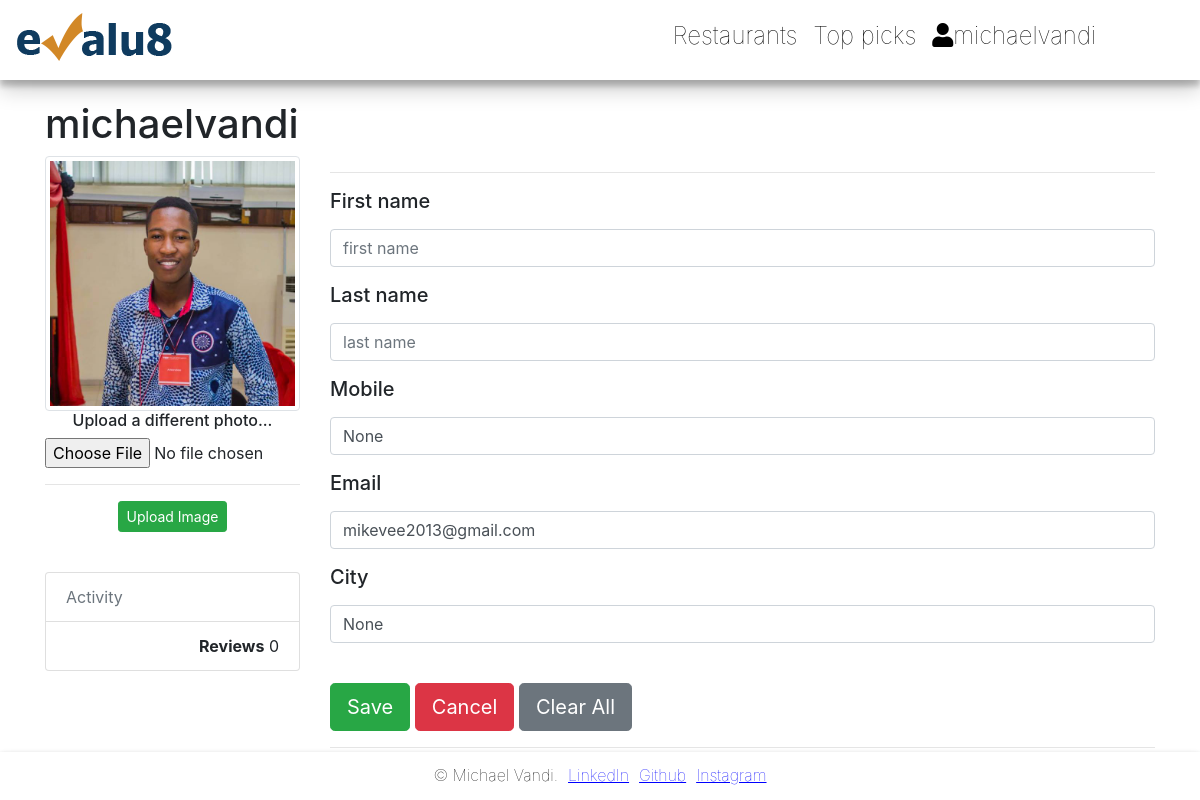
The page /profile/ (signed in) on the database as committed earlier.
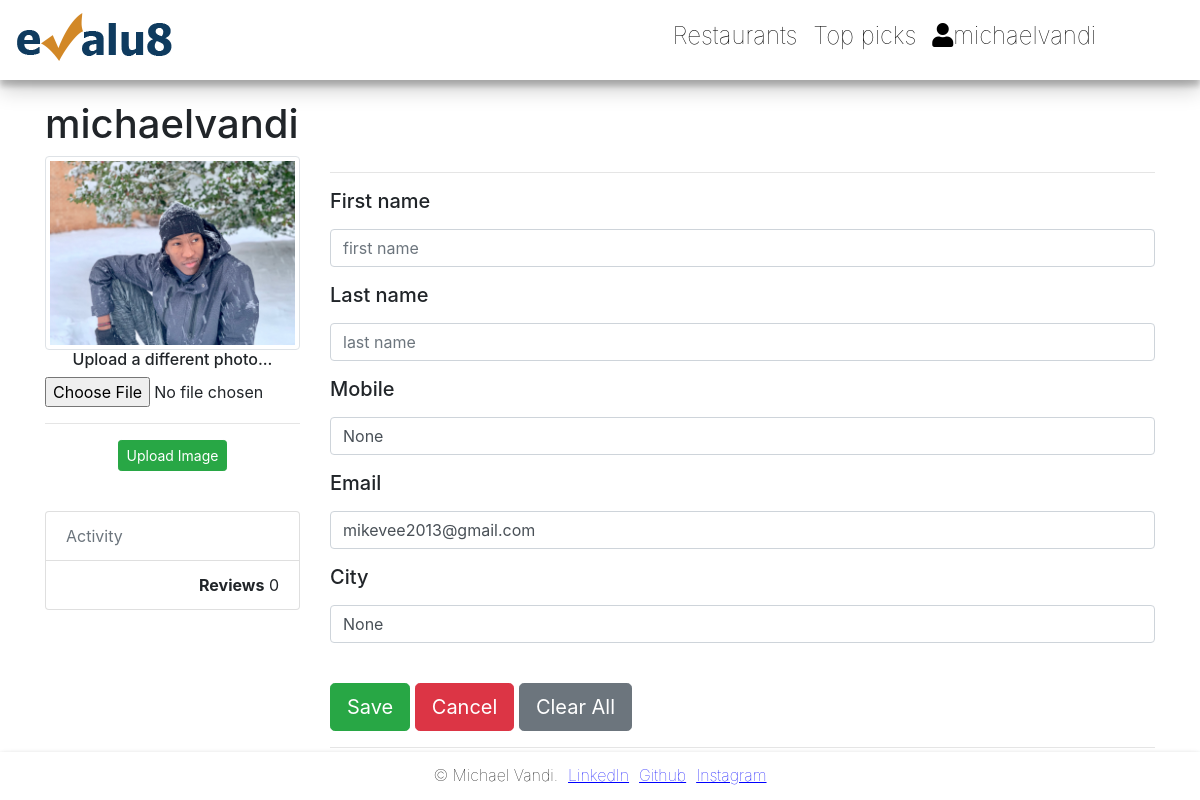
The same page on the database as committed later.
### index/models.py (models this page shows, shortened)
class UserProfile(models.Model):
    image = models.ImageField(default = 'avatar.png', null= True, blank=True)
    city = models.CharField(max_length = 84, null = True, default = "")
    mobile = models.CharField(max_length = 84, null = True, default = "")
    username =models.CharField(max_length = 83, null = False, primary_key = True)

### index/views.py (the view, shortened to what this page needs)
# urls.py: path("profile/", views.profile_view, name="profile"),
@csrf_exempt
def profile_view(request):
    username = request.user.username
    profile = UserProfile.objects.get(username=username)
    context ={
        "user": request.user,
        "profile": profile,
    }
    return render(request, "profile.html", context)

### index/templates/profile.html (shortened to what this page needs)
{% extends 'index_base.html' %}
{% block content %}
<div class="container bootstrap snippet" style="margin-top: 100px; margin-bottom: 30px;">
    <div class="row">
  		<div class="col-sm-10"><h1 id="usernameText">{{user.username}}</h1></div>
    </div>
    <div class="row">
  		<div class="col-sm-3">
      <div class="text-center">
        <form class ="form" action="{% url 'profile' %}" method="post" enctype="multipart/form-data">
            <img src="{{profile.image.url}}" class="avatar img-circle img-thumbnail" alt="avatar">
            <h6>Upload a different photo...</h6>
            <input type="file" name="image" class="text-center center-block file-upload">
            <hr>
            <button class="btn btn-sm btn-success" type="submit">Upload Image</button>
        </form>
      </div></hr><br>
          <ul class="list-group">
            <li class="list-group-item text-muted">Activity </li>
            <li class="list-group-item text-right"><span class="pull-left"><strong>Reviews</strong></span> 0</li>
          </ul>
        </div>
    	<div class="col-sm-9">
            <div class="tab-content">
                <div class="tab-pane active" id="home">
                    <hr>
                    <form class="form" action="##" method="post" id="registrationForm">
                        <div class="form-group">
                            <div class="col-xs-6">
                                <label for="first_name"><h5>First name</h5></label>
                                <input type="text" class="form-control" name="first_name" id="first_name" placeholder="first name" title="enter your first name if any.">
                            </div>
                        </div>
                        <div class="form-group">
                            <div class="col-xs-6">
                                <label for="last_name"><h5>Last name</h5></label>
                                <input type="text" class="form-control" name="last_name" id="last_name" placeholder="last name" title="enter your last name if any.">
                            </div>
                        </div>
                        <div class="form-group">
                            <div class="col-xs-6">
                                <label for="mobile"><h5>Mobile</h5></label>
                                <input type="text" class="form-control" name="mobile" id="mobile" placeholder="enter mobile number" title="enter your mobile number if any.">
                            </div>
                        </div>
                        <div class="form-group">
                            <div class="col-xs-6">
                                <label for="email"><h5>Email</h5></label>
                                <input type="email" class="form-control" name="email" id="email" placeholder="you@email.com" title="enter your email.">
                            </div>
                        </div>
                        <div class="form-group">
                            <div class="col-xs-6">
                                <label for="email"><h5>City</h5></label>
                                <input type="text" class="form-control" name="city" id="location" placeholder="somewhere" title="enter a location">
                            </div>
                        </div>
                        <div class="form-group">
                            <div class="col-xs-12">
                                    <br>
                                    <a class="btn btn-lg btn-success save_info" style="color:white"> Save</a>
                                    <a href="{% url 'index' %}" class="btn btn-lg btn-danger" style="color:white"> Cancel</a>
                                    <button class="btn btn-lg btn-secondary" type="reset"> Clear All</button>
                                </div>
                        </div>
                    </form>
                    <hr>
                </div>
            </div>
        </div>
    </div>
{% endblock %}

### index/templates/index_base.html (shortened to what this page needs)
<!doctype html>
{% load static %}
<html lang="en">
  <head>
    <link rel="stylesheet" href="https://use.fontawesome.com/releases/v5.3.1/css/all.css">
    <link rel="stylesheet" type="text/css" href="{% static 'style_index.css' %}">
    <link rel="stylesheet" href="https://stackpath.bootstrapcdn.com/bootstrap/4.3.1/css/bootstrap.min.css">
    <link rel="stylesheet" href="https://code.jquery.com/ui/1.11.1/themes/smoothness/jquery-ui.css" />
  </head>
  <body>
      <nav class="navbar navbar-expand-lg navbar-light" style="background-color: white;
    box-shadow: 0 10px 20px rgba(0,0,0,0.19), 0 6px 6px rgba(0,0,0,0.23);
    -moz-box-shadow: 0 10px 20px rgba(0,0,0,0.19), 0 6px 6px rgba(0,0,0,0.23);
    box-shadow: 0 10px 20px rgba(0,0,0,0.19), 0 6px 6px rgba(0,0,0,0.23);
    position: fixed; z-index: 5; width: 100%;">
          <a class="navbar-brand" href="{% url 'index' %}">
              <img id="logo" src="{% static 'logo.png' %}" alt="evalu8">
            </a>
          <div class="collapse navbar-collapse" id="navbarSupportedContent">
            <ul class="navbar-nav ml-auto" style="margin-right: 60px;">
              <li class="nav-item active">
                <a class="nav-link" href=" {% url 'index' %} "> <h4 class="nav-text" id="restaurants">Restaurants</h4></a>
              </li>
              <li class="nav-item active">
                <a class="nav-link" href=" {% url 'topPicks' %} "> <h4 class="nav-text" id="topPicks">Top picks</h4></a>
              </li>
          {% if user.is_authenticated %}
              <li class="nav-item dropdown" style="margin-right: 20px;">
                <a class="nav-link" href="#" id="navbarDropdownMenuLink" data-toggle="dropdown" aria-haspopup="true" aria-expanded="false">
                  <h4 class="nav-text"><i class="fas fa-user"></i>{{user.username}}</h4>
                </a>
              </li>
          {% endif %}
            </ul>
          </div>
        </nav>
    <div id="main-content" style="margin-bottom: 30px;">
      {% block content %}
      {% endblock %}
    </div>
    <div id="footer-div" class="container-fluid text-center">
      <div id="footer-items-wrapper">
        <p id="footer-text">© Michael Vandi.</p>
        <a href="https://www.linkedin.com/in/michael-vandi/" target="_blank" id="footer-text" style="margin-left: 10px;">
        <p style="color:blue; text-decoration: underline">LinkedIn</p></a>
        <a href="https://github.com/MichaelVandi" target="_blank" id="footer-text" style="margin-left: 10px;">
        <p style="color:blue; text-decoration: underline">Github</p></a>
        <a href="https://www.instagram.com/mike_ehl_/" target="_blank" id="footer-text" style="margin-left: 10px;">
        <p style="color:blue; text-decoration: underline">Instagram</p></a>
      </div>
    </div>
  </body>
</html>

### index/static/style_index.css (style rules this page uses)
body { background-size: cover; }
.nav-text { color: black; font-weight: lighter; }
#main-content { height: 80%; width: 100%; position:absolute; }
#footer-text { color: black; text-align: center; font-weight: lighter; padding-top: 6px; }
#footer-div { width: 100%; height: 6%; background-color: white; position: fixed; bottom:0; margin: 0; padding: 5px; -webkit-box-shadow: 0 3px 6px rgba(0,0,0,0.16), 0 3px 6px rgba(0,0,0,0.23); -moz-box-shadow: 0 3px 6px rgba(0,0,0,0.16), 0 3px 6px rgba(0,0,0,0.23); box-shadow: 0 3px 6px rgba(0,0,0,0.16), 0 3px 6px rgba(0,0,0,0.23); }
#footer-items-wrapper { display: inline-flex; flex-direction: row; flex-wrap: wrap; justify-content: center; }
.card-header h3, h4 { color: white; }

Rows that differ between the two databases and show on the page:
changed UserProfile: image: a different picture
